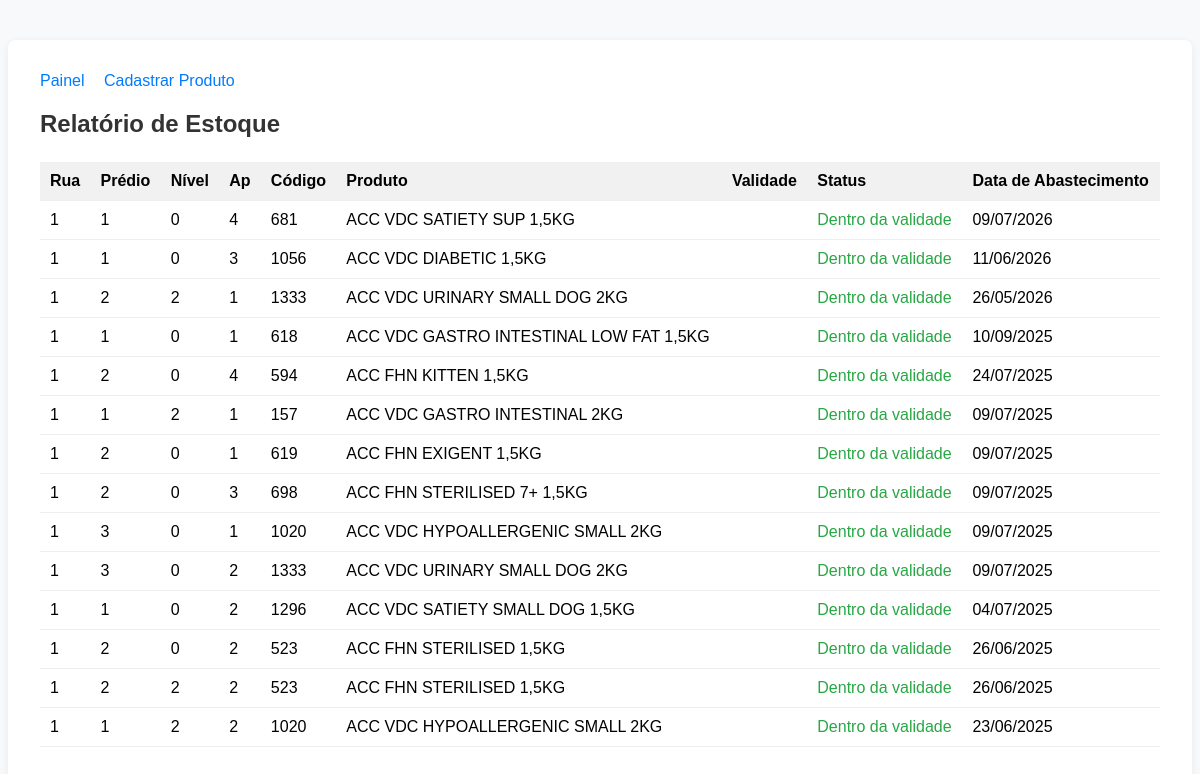
The page /produtos/relatorio/ (signed in) on the database its author committed.
### produtos/models.py (models this page shows, shortened)
class Estoque(models.Model):
    produto = models.ForeignKey(Produto, on_delete=models.CASCADE)
    local = models.ForeignKey(Armazenamento, on_delete=models.CASCADE)
    data_armazenado = models.DateField()

class Armazenamento(models.Model):
    rua = models.CharField(max_length=50)
    predio = models.CharField(max_length=50)
    nivel = models.CharField(max_length=10)
    ap = models.CharField(max_length=10)
    livre = models.BooleanField(default=True)

class Produto(models.Model):
    nome = models.CharField(max_length=100)
    codigo = models.CharField(max_length=50, unique=True)
    peso = models.CharField(max_length=50)

### produtos/views.py (the view)
# urls.py: path('relatorio/',views.relatorio_estoque,name='relatorio_estoque'),
@login_required
def relatorio_estoque(request):
    dados = Estoque.objects.select_related('produto', 'local').order_by('-data_armazenado')
    today = date.today()
    hoje_mais_30 = today + timedelta(days=30)
    paginator = Paginator(dados, 20)
    page_number = request.GET.get('page')
    page_obj = paginator.get_page(page_number)
    return render(request, 'produtos/relatorios.html', {
        'page_obj': page_obj,
        'today': today,
        'hoje_mais_30': hoje_mais_30
    })

### produtos/templates/produtos/relatorios.html (shortened to what this page needs)
<!DOCTYPE html>
<html lang="pt-br">
<head>
</head>
<body>
    <div class="container">
        <div class="top-bar">
            <a href="{% url 'painel' %}">Painel</a>
            <a href="{% url 'cadastrar_produto' %}">Cadastrar Produto</a>
        </div>
        <h2>Relatório de Estoque</h2>
        <table>
            <thead>
                <tr>
                    <th>Rua</th>
                    <th>Prédio</th>
                    <th>Nível</th>
                    <th>Ap</th>
                    <th>Código</th>
                    <th>Produto</th>
                    <th>Validade</th>
                    <th>Status</th>
                    <th>Data de Abastecimento</th>
                </tr>
            </thead>
            <tbody>
                {% for item in page_obj %}
                <tr>
                    <td>{{ item.local.rua }}</td>
                    <td>{{ item.local.predio }}</td>
                    <td>{{ item.local.nivel }}</td>
                    <td>{{ item.local.ap }}</td>
                    <td>{{ item.produto.codigo }}</td>
                    <td class="nowrap">{{ item.produto.nome }}</td>
                    <td>{{ item.produto.validade|date:"d/m/Y" }}</td>
                    <td>
                        {% if item.produto.validade <= today %} <span class="vencido" style="color:#c00;font-weight:bold;">
                            Vencido</span>
                            {% elif item.produto.validade <= hoje_mais_30 %} <span style="color:#bfa900;font-weight:bold;">
                                Próximo do vencimento</span>
                                {% else %}
                                <span class="ok">Dentro da validade</span>
                                {% endif %}
                    </td>
                    <td>{{ item.data_armazenado|date:"d/m/Y" }}</td>
                </tr>
                {% empty %}
                <tr>
                    <td colspan="10">Nenhum produto no estoque.</td>
                </tr>
                {% endfor %}
            </tbody>
        </table>
    </div>
</body>
</html>

### produtos/templates/produtos/relatorios.html (style rules this page uses)
body { font-family: Arial, sans-serif; background: #f8f9fa; }
.container { max-width: 100%; margin: 40px auto; background: #fff; padding: 32px; border-radius: 8px; box-shadow: 0 2px 8px #0001; }
h2 { color: #333; margin-bottom: 24px; }
table { width: 100%; border-collapse: collapse; margin-bottom: 24px; }
th, td { padding: 10px; border-bottom: 1px solid #eee; text-align: left; }
th { background: #f1f1f1; }
.top-bar { margin-bottom: 20px; }
.top-bar a { margin-right: 15px; color: #007bff; text-decoration: none; }
.ok { color: #28a745; }
.nowrap { white-space: nowrap; }

### rows shown on the page
Estoque: local.rua "1", local.predio "1", local.nivel "0", local.ap "4", produto.codigo "681", produto.nome "ACC VDC SATIETY SUP 1,5KG", shows "Dentro da validade", data_armazenado "09/07/2026"
Estoque: local.rua "1", local.predio "1", local.nivel "0", local.ap "3", produto.codigo "1056", produto.nome "ACC VDC DIABETIC 1,5KG", shows "Dentro da validade", data_armazenado "11/06/2026"
Estoque: local.rua "1", local.predio "2", local.nivel "2", local.ap "1", produto.codigo "1333", produto.nome "ACC VDC URINARY SMALL DOG 2KG", shows "Dentro da validade", data_armazenado "26/05/2026"
Estoque: local.rua "1", local.predio "1", local.nivel "0", local.ap "1", produto.codigo "618", produto.nome "ACC VDC GASTRO INTESTINAL LOW FAT 1,5KG", shows "Dentro da validade", data_armazenado "10/09/2025"
Estoque: local.rua "1", local.predio "2", local.nivel "0", local.ap "4", produto.codigo "594", produto.nome "ACC FHN KITTEN 1,5KG", shows "Dentro da validade", data_armazenado "24/07/2025"
Estoque: local.rua "1", local.predio "1", local.nivel "2", local.ap "1", produto.codigo "157", produto.nome "ACC VDC GASTRO INTESTINAL 2KG", shows "Dentro da validade", data_armazenado "09/07/2025"
Estoque: local.rua "1", local.predio "2", local.nivel "0", local.ap "1", produto.codigo "619", produto.nome "ACC FHN EXIGENT 1,5KG", shows "Dentro da validade", data_armazenado "09/07/2025"
Estoque: local.rua "1", local.predio "2", local.nivel "0", local.ap "3", produto.codigo "698", produto.nome "ACC FHN STERILISED 7+ 1,5KG", shows "Dentro da validade", data_armazenado "09/07/2025"
Estoque: local.rua "1", local.predio "3", local.nivel "0", local.ap "1", produto.codigo "1020", produto.nome "ACC VDC HYPOALLERGENIC SMALL 2KG", shows "Dentro da validade", data_armazenado "09/07/2025"
Estoque: local.rua "1", local.predio "3", local.nivel "0", local.ap "2", produto.codigo "1333", produto.nome "ACC VDC URINARY SMALL DOG 2KG", shows "Dentro da validade", data_armazenado "09/07/2025"
Estoque: local.rua "1", local.predio "1", local.nivel "0", local.ap "2", produto.codigo "1296", produto.nome "ACC VDC SATIETY SMALL DOG 1,5KG", shows "Dentro da validade", data_armazenado "04/07/2025"
Estoque: local.rua "1", local.predio "2", local.nivel "0", local.ap "2", produto.codigo "523", produto.nome "ACC FHN STERILISED 1,5KG", shows "Dentro da validade", data_armazenado "26/06/2025"
Estoque: local.rua "1", local.predio "2", local.nivel "2", local.ap "2", produto.codigo "523", produto.nome "ACC FHN STERILISED 1,5KG", shows "Dentro da validade", data_armazenado "26/06/2025"
Estoque: local.rua "1", local.predio "1", local.nivel "2", local.ap "2", produto.codigo "1020", produto.nome "ACC VDC HYPOALLERGENIC SMALL 2KG", shows "Dentro da validade", data_armazenado "23/06/2025"
